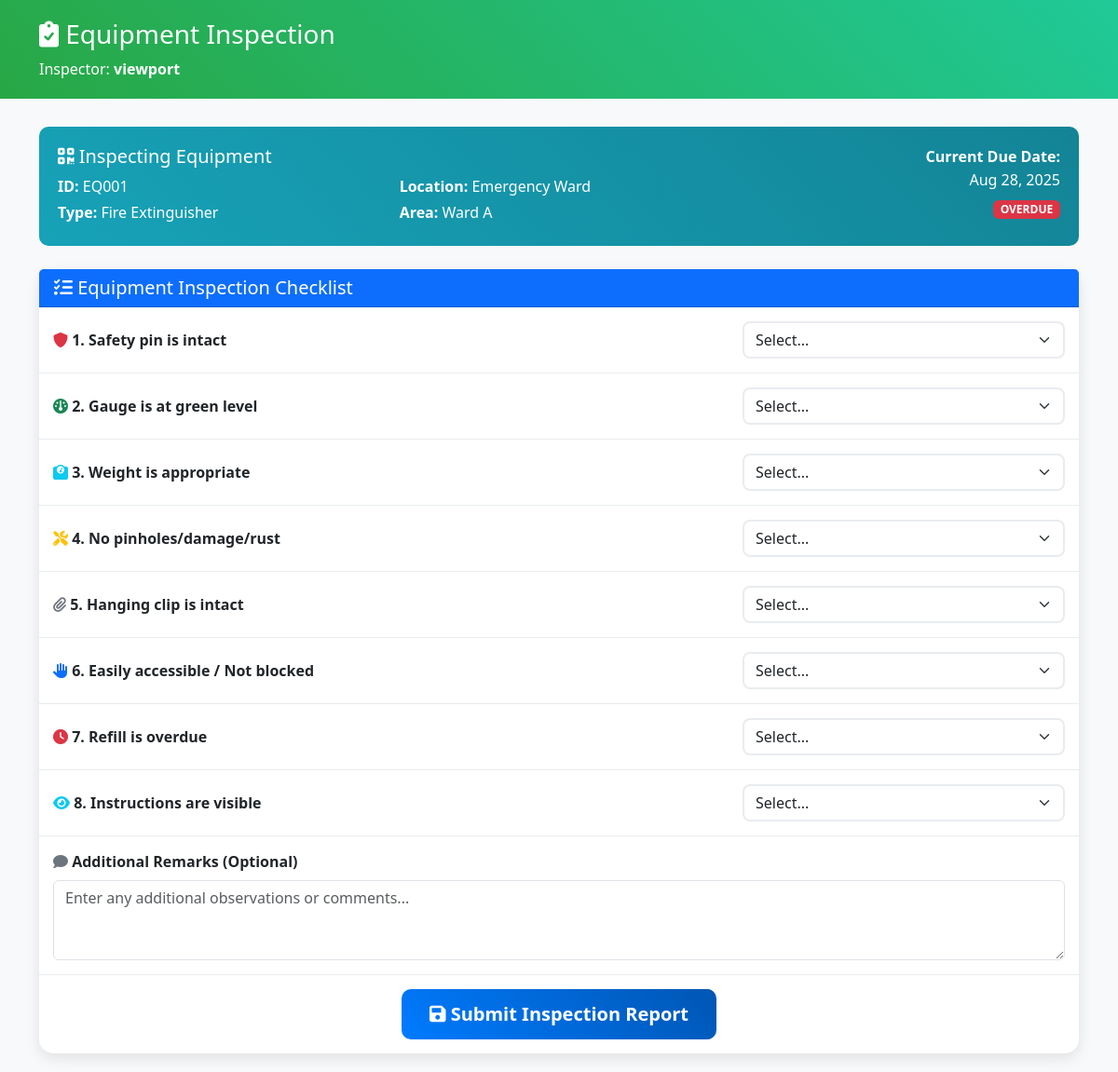
Page /inspection-form.php?equipment_id=EQ001 (signed in) on the committed database.
### tables this page shows
CREATE TABLE equipments (
    id INT AUTO_INCREMENT PRIMARY KEY,
    equipment_id VARCHAR(50) NOT NULL UNIQUE,
    type VARCHAR(100),
    location VARCHAR(100),
    area VARCHAR(100),
    frequency VARCHAR(20),          
    due_date DATE NOT NULL,
    created_at DATETIME DEFAULT CURRENT_TIMESTAMP,
    updated_at DATETIME DEFAULT CURRENT_TIMESTAMP
);

### config.php (called while the page is built, shortened)
<?php
class Database {
    private $connection;
    public function __construct() {
        try {
            $this->connection = new PDO(
                "mysql:host=" . DB_HOST . ";dbname=" . DB_NAME,
                DB_USER,
                DB_PASS,
                [
                    PDO::ATTR_ERRMODE => PDO::ERRMODE_EXCEPTION,
                    PDO::ATTR_DEFAULT_FETCH_MODE => PDO::FETCH_ASSOC
                ]
            );
        } catch(PDOException $e) {
            die("Connection failed: " . $e->getMessage());
        }
    }
    public function query($sql, $params = []) {
        $stmt = $this->connection->prepare($sql);
        $stmt->execute($params);
        return $stmt;
    }
    public function fetchOne($sql, $params = []) {
        return $this->query($sql, $params)->fetch();
    }
}
function sanitize($data) {
    return htmlspecialchars(strip_tags(trim($data)));
}
function formatDate($date) {
    return date('M d, Y', strtotime($date));
}
function isOverdue($due_date) {
    return strtotime($due_date) < strtotime('today');
}
$db = new Database();
?>

### inspection-form.php (the view, shortened to what this page needs)
<?php
require_once 'config.php';
$equipment_id = isset($_GET['equipment_id']) ? sanitize($_GET['equipment_id']) : '';
$equipment = null;
$success = false;
if ($equipment_id) {
    $equipment = $db->fetchOne("SELECT * FROM equipments WHERE equipment_id = ?", [$equipment_id]);
}
$all_equipment = $db->fetchAll("SELECT equipment_id, type, location FROM equipments ORDER BY equipment_id");
?>
<!DOCTYPE html>
<html lang="en">
<head>
    <link href="https://cdn.jsdelivr.net/npm/bootstrap@5.3.0/dist/css/bootstrap.min.css" rel="stylesheet">
    <link href="https://cdnjs.cloudflare.com/ajax/libs/font-awesome/6.0.0/css/all.min.css" rel="stylesheet">
</head>
<body>
    <div class="inspector-header">
        <div class="container">
            <div class="row align-items-center">
                <div class="col-md-6">
                    <h3><i class="fas fa-clipboard-check"></i> Equipment Inspection</h3>
                    <p class="mb-0">Inspector: <strong><?php echo $_SESSION['inspector_name']; ?></strong></p>
                </div>
            </div>
        </div>
    </div>
    <div class="container">
        <?php if ($success): ?>
            <div class="alert alert-success success-animation" role="alert">
                <div class="text-center">
                    <i class="fas fa-check-circle fa-3x mb-3"></i>
                    <h4>Inspection Completed Successfully!</h4>
                    <p>Equipment <strong><?php echo $equipment_id; ?></strong> has been inspected and the next due date has been updated.</p>
                    <div class="mt-3">
                        <!--<a href="inspection-form.php" class="btn btn-success me-2">
                            <i class="fas fa-plus"></i> Inspect Another Equipment
                        </a>-->
                        <!--<a href="index.php?id=<?php echo $equipment_id; ?>" class="btn btn-outline-primary">
                            <i class="fas fa-eye"></i> View Equipment Details
                        </a>-->
                    </div>
                </div>
            </div>
        <?php else: ?>
            <?php if ($equipment): ?>
                <div class="equipment-info">
                    <div class="row">
                        <div class="col-md-8">
                            <h5><i class="fas fa-qrcode"></i> Inspecting Equipment</h5>
                            <div class="row">
                                <div class="col-md-6">
                                    <p class="mb-1"><strong>ID:</strong> <?php echo $equipment['equipment_id']; ?></p>
                                    <p class="mb-1"><strong>Type:</strong> <?php echo $equipment['type'] ?: 'Not specified'; ?></p>
                                </div>
                                <div class="col-md-6">
                                    <p class="mb-1"><strong>Location:</strong> <?php echo $equipment['location'] ?: 'Not specified'; ?></p>
                                    <p class="mb-1"><strong>Area:</strong> <?php echo $equipment['area'] ?: 'Not specified'; ?></p>
                                </div>
                            </div>
                        </div>
                        <div class="col-md-4 text-md-end">
                            <p class="mb-1"><strong>Current Due Date:</strong></p>
                            <h6><?php echo formatDate($equipment['due_date']); ?></h6>
                            <?php if (isOverdue($equipment['due_date'])): ?>
                                <span class="badge bg-danger">OVERDUE</span>
                            <?php elseif (isDueSoon($equipment['due_date'])): ?>
                                <span class="badge bg-warning">DUE SOON</span>
                            <?php endif; ?>
                        </div>
                    </div>
                </div>
            <?php endif; ?>
            <div class="inspection-card card">
                <div class="card-header bg-primary text-white">
                    <h5 class="mb-0"><i class="fas fa-list-check"></i> Equipment Inspection Checklist</h5>
                </div>
                <div class="card-body p-0">
                    <form method="POST" action="" id="inspectionForm">
                        <?php if (!$equipment): ?>
                            <div class="question-row">
                                <div class="row align-items-center">
                                    <div class="col-md-8">
                                        <label class="form-label mb-0">
                                            <i class="fas fa-search text-primary"></i>
                                            <strong>Select Equipment to Inspect</strong>
                                        </label>
                                    </div>
                                    <div class="col-md-4">
                                        <select class="form-select" name="equipment_id" required onchange="if(this.value) window.location.href='?equipment_id='+this.value">
                                            <option value="">Choose Equipment...</option>
                                            <?php foreach ($all_equipment as $eq): ?>
                                                <option value="<?php echo $eq['equipment_id']; ?>">
                                                    <?php echo $eq['equipment_id']; ?> - <?php echo $eq['type']; ?> (<?php echo $eq['location']; ?>)
                                                </option>
                                            <?php endforeach; ?>
                                        </select>
                                    </div>
                                </div>
                            </div>
                        <?php else: ?>
                            <div class="question-row">
                                <div class="row align-items-center">
                                    <div class="col-md-8">
                                        <label class="form-label mb-0">
                                            <i class="fas fa-shield-alt text-danger"></i>
                                            <strong>1. Safety pin is intact</strong>
                                        </label>
                                    </div>
                                    <div class="col-md-4">
                                        <select class="form-select" name="q1_safety_pin" required>
                                            <option value="">Select...</option>
                                        </select>
                                    </div>
                                </div>
                            </div>
                            <div class="question-row">
                                <div class="row align-items-center">
                                    <div class="col-md-8">
                                        <label class="form-label mb-0">
                                            <i class="fas fa-gauge text-success"></i>
                                            <strong>2. Gauge is at green level</strong>
                                        </label>
                                    </div>
                                    <div class="col-md-4">
                                        <select class="form-select" name="q2_gauge_green" required>
                                            <option value="">Select...</option>
                                        </select>
                                    </div>
                                </div>
                            </div>
                            <div class="question-row">
                                <div class="row align-items-center">
                                    <div class="col-md-8">
                                        <label class="form-label mb-0">
                                            <i class="fas fa-weight text-info"></i>
                                            <strong>3. Weight is appropriate</strong>
                                        </label>
                                    </div>
                                    <div class="col-md-4">
                                        <select class="form-select" name="q3_weight_appropriate" required>
                                            <option value="">Select...</option>
                                        </select>
                                    </div>
                                </div>
                            </div>
                            <div class="question-row">
                                <div class="row align-items-center">
                                    <div class="col-md-8">
                                        <label class="form-label mb-0">
                                            <i class="fas fa-tools text-warning"></i>
                                            <strong>4. No pinholes/damage/rust</strong>
                                        </label>
                                    </div>
                                    <div class="col-md-4">
                                        <select class="form-select" name="q4_no_damage" required>
                                            <option value="">Select...</option>
                                        </select>
                                    </div>
                                </div>
                            </div>
                            <div class="question-row">
                                <div class="row align-items-center">
                                    <div class="col-md-8">
                                        <label class="form-label mb-0">
                                            <i class="fas fa-paperclip text-secondary"></i>
                                            <strong>5. Hanging clip is intact</strong>
                                        </label>
                                    </div>
                                    <div class="col-md-4">
                                        <select class="form-select" name="q5_hanging_clip" required>
                                            <option value="">Select...</option>
                                        </select>
                                    </div>
                                </div>
                            </div>
                            <div class="question-row">
                                <div class="row align-items-center">
                                    <div class="col-md-8">
                                        <label class="form-label mb-0">
                                            <i class="fas fa-hand text-primary"></i>
                                            <strong>6. Easily accessible / Not blocked</strong>
                                        </label>
                                    </div>
                                    <div class="col-md-4">
                                        <select class="form-select" name="q6_accessible" required>
                                            <option value="">Select...</option>
                                        </select>
                                    </div>
                                </div>
                            </div>
                            <div class="question-row">
                                <div class="row align-items-center">
                                    <div class="col-md-8">
                                        <label class="form-label mb-0">
                                            <i class="fas fa-clock text-danger"></i>
                                            <strong>7. Refill is overdue</strong>
                                        </label>
                                    </div>
                                    <div class="col-md-4">
                                        <select class="form-select" name="q7_refill_overdue" required>
                                            <option value="">Select...</option>
                                        </select>
                                    </div>
                                </div>
                            </div>
                            <div class="question-row">
                                <div class="row align-items-center">
                                    <div class="col-md-8">
                                        <label class="form-label mb-0">
                                            <i class="fas fa-eye text-info"></i>
                                            <strong>8. Instructions are visible</strong>
                                        </label>
                                    </div>
                                    <div class="col-md-4">
                                        <select class="form-select" name="q8_instructions_visible" required>
                                            <option value="">Select...</option>
                                        </select>
                                    </div>
                                </div>
                            </div>
                            <div class="question-row">
                                <div class="row">
                                    <div class="col-md-12">
                                        <label class="form-label">
                                            <i class="fas fa-comment text-secondary"></i>
                                            <strong>Additional Remarks (Optional)</strong>
                                        </label>
                                        <textarea class="form-control" name="remarks" rows="3"
                                                  placeholder="Enter any additional observations or comments..."></textarea>
                                    </div>
                                </div>
                            </div>
                            <div class="question-row text-center">
                                <button type="submit" class="btn btn-submit btn-lg">
                                    <i class="fas fa-save"></i> Submit Inspection Report
                                </button>
                            </div>
                        <?php endif; ?>
                    </form>
                </div>
            </div>
        <?php endif; ?>
    </div>
</body>
</html>

### inspection-form.php (style rules this page uses)
body { background-color: #f8f9fa; }
.inspector-header { background: linear-gradient(45deg, #28a745, #20c997); color: white; padding: 20px 0; margin-bottom: 30px; }
.inspection-card { border: none; border-radius: 15px; box-shadow: 0 5px 15px rgba(0,0,0,0.1); margin-bottom: 20px; }
.question-row { padding: 15px; border-bottom: 1px solid #e9ecef; transition: background-color 0.3s ease; }
.question-row:last-child { border-bottom: none; }
.form-select { border-radius: 8px; border: 2px solid #e9ecef; }
.btn-submit { background: linear-gradient(45deg, #007bff, #0056b3); border: none; border-radius: 10px; padding: 12px 30px; font-weight: 600; color: white; }
.equipment-info { background: linear-gradient(45deg, #17a2b8, #138496); color: white; border-radius: 10px; padding: 20px; margin-bottom: 25px; }

### rows in the picture
equipments: equipment "EQ001", type "Fire Extinguisher", location "Emergency Ward", area "Ward A", due_date "Aug 28, 2025"

### other values in the picture
$_SESSION['inspector_name'] "viewport"
